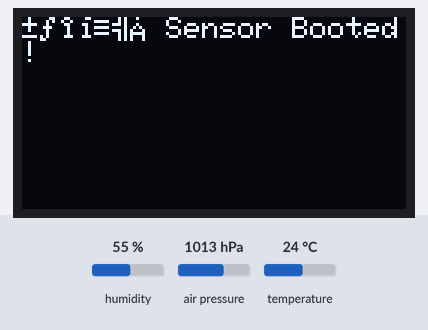
A sketch run on a simulated ESP32. On the bench: 128×64 one-colour display. Inputs (shaded band) come from the test bench; at power-on: humidity 55 %, air pressure 1013 hPa, temperature 24 °C. What the sketch prints to the serial monitor is not drawn.

Above: at 1.1 s.
At 3.2 s:
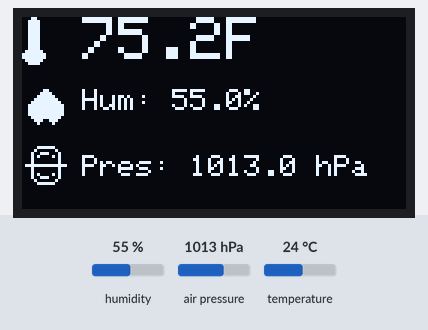

Measured:
- what the display in image 0 shows lasts 2.0 s, from 1.1 s to 3.1 s

The sketch:

bme280_reader_autodetect_oled_display_with_icons.ino
```cpp
#include <Wire.h>
#include <Adafruit_Sensor.h>
#include <Adafruit_BME280.h>
#include <Adafruit_GFX.h>
#include <Adafruit_SSD1306.h>

#define SEALEVELPRESSURE_HPA (1013.25)
#define SCREEN_WIDTH 128
#define SCREEN_HEIGHT 64

Adafruit_BME280 bme;
Adafruit_SSD1306 display(SCREEN_WIDTH, SCREEN_HEIGHT, &Wire, -1);

unsigned long lastReadTime = 0;
const unsigned long interval = 5UL * 60UL * 1000UL;
uint8_t detectedAddress = 0;

// --- Simple 16x16 icon bitmaps ---
const unsigned char icon_temp[] PROGMEM = {
  0x18, 0x00,
  0x3C, 0x00,
  0x3C, 0x00,
  0x3C, 0x00,
  0x3C, 0x00,
  0x3C, 0x00,
  0x3C, 0x00,
  0x3C, 0x00,
  0x3C, 0x00,
  0x3C, 0x00,
  0x3C, 0x00,
  0x7E, 0x00,
  0xFF, 0x00,
  0xFF, 0x00,
  0x7E, 0x00,
  0x3C, 0x00
};


const unsigned char icon_hum[] PROGMEM = {
  0x00, 0x00, 0x00, 0x00, 0x01, 0x80, 0x03, 0xC0,
  0x07, 0xE0, 0x0F, 0xF0, 0x1F, 0xF8, 0x3F, 0xFC,
  0x3F, 0xFC, 0x3F, 0xFC, 0x3F, 0xFC, 0x1F, 0xF8,
  0x0E, 0x70, 0x04, 0x20, 0x00, 0x00, 0x00, 0x00
};

const unsigned char icon_press[] PROGMEM = {
  0x00, 0x00, 0x07, 0xE0, 0x08, 0x10, 0x13, 0x88,
  0x14, 0x28, 0x10, 0x08, 0x10, 0x08, 0x7F, 0xFE,
  0x10, 0x08, 0x10, 0x08, 0x14, 0x28, 0x13, 0x88,
  0x08, 0x10, 0x07, 0xE0, 0x00, 0x00, 0x00, 0x00
};

void scanI2C() {
  Serial.println("🔍 Scanning I2C bus...");
  for (uint8_t address = 1; address < 127; address++) {
    Wire.beginTransmission(address);
    if (Wire.endTransmission() == 0) {
      Serial.print("✅ I2C device at 0x");
      if (address < 16) Serial.print("0");
      Serial.println(address, HEX);
      if (address == 0x76 || address == 0x77) {
        detectedAddress = address;
        Serial.println("🎯 Possible BME280 detected.");
      }
    }
  }
  if (detectedAddress == 0) {
    Serial.println("❌ No BME280 found. Halting.");
    while (1);
  }
}

void setup() {
  Serial.begin(115200);
  delay(1000);
  Serial.println("📡 BME280 + OLED Display with Icons");

  Wire.begin();
  Wire.setClock(100000);
  scanI2C();

  if (!bme.begin(detectedAddress)) {
    Serial.println("❌ BME280 init failed!");
    while (1);
  }
  Serial.println("✅ BME280 initialized.");

  if (!display.begin(SSD1306_SWITCHCAPVCC, 0x3D)) {
    Serial.println("❌ SSD1306 OLED not found!");
    while (1);
  }

  display.clearDisplay();
  display.setTextSize(1);
  display.setTextColor(SSD1306_WHITE);
  display.setCursor(0, 0);
  display.println("🌡️ Sensor Booted!");
  display.display();
  delay(2000);
}

void loop() {
  unsigned long now = millis();
  if (now - lastReadTime >= interval || lastReadTime == 0) {
    lastReadTime = now;

    float tempC = bme.readTemperature();
    float tempF = (tempC * 1.8) + 32;
    float humidity = bme.readHumidity();
    float pressure = bme.readPressure() / 100.0F;

    // Serial Output
    Serial.println("🌡️ Environmental Readings:");
    Serial.printf("Temperature: %.2f °C / %.2f °F\n", tempC, tempF);
    Serial.printf("Humidity:    %.2f %%\n", humidity);
    Serial.printf("Pressure:    %.2f hPa\n", pressure);
    Serial.println("---------------------------");

    // OLED Output
    display.clearDisplay();

    // Temp
    display.drawBitmap(0, 0, icon_temp, 16, 16, SSD1306_WHITE);
    display.setCursor(20, 0);
    display.setTextSize(2);
    display.printf("%.1fF", tempF);

    // Humidity
    display.drawBitmap(0, 22, icon_hum, 16, 16, SSD1306_WHITE);
    display.setCursor(20, 24);
    display.setTextSize(1);
    display.printf("Hum: %.1f%%", humidity);

    // Pressure
    display.drawBitmap(0, 42, icon_press, 16, 16, SSD1306_WHITE);
    display.setCursor(20, 46);
    display.printf("Pres: %.1f hPa", pressure);

    display.display();
  }

  delay(1000);
}
```
